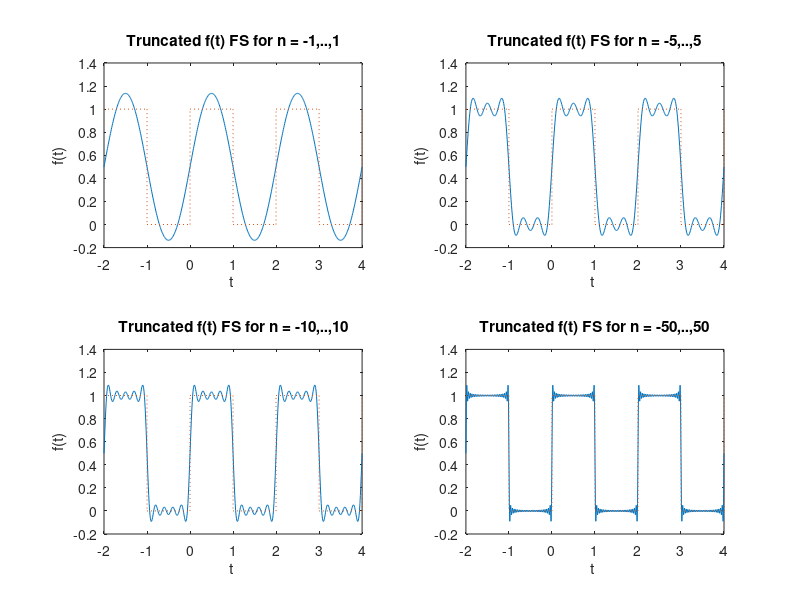
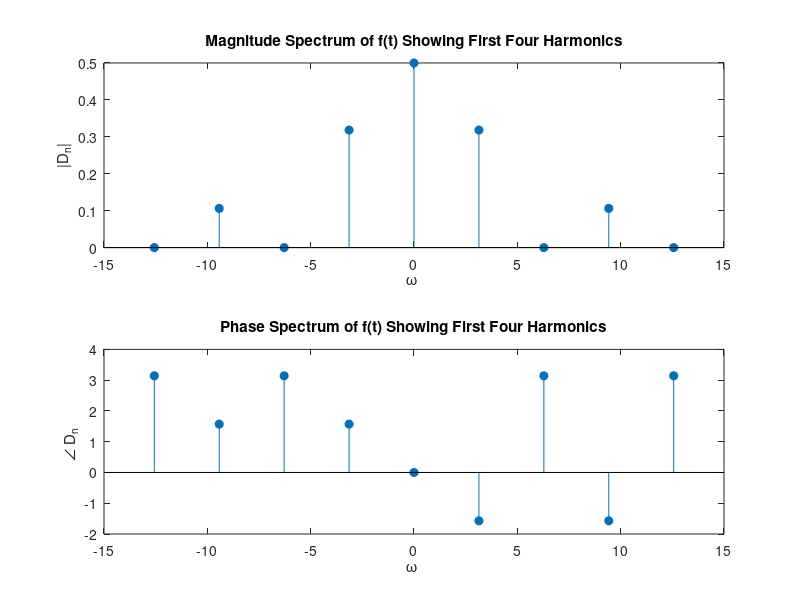

Reproduce these figures in MATLAB, in order.
% *** Plot truncatated FS for various numbers of terms. ***
clear;               	% clear matlab's memory
figure(1); clf; 		% open and clear figure 1
To = 2; wo = 2*pi/To; 	% fundamental period and frequency
D0 = 0.5;           	% signal offset
t = -2:0.01:4;       	% time over which we'll plot signal
N = [1 5 10 50]; 		% +/- values at which we'll truncate FS
for i = 1:4,           	% compute truncated FS for above N values
   f = D0*ones(size(t)); % start out with DC bias term
   for n = -N(i):-1,                        % loop over negative n
      Dn = (1 - exp(-j*n*pi))/(j*2*pi*n);   % Fourier coefficient
      f = f + real(Dn*exp(j*n*wo*t));       % add FS terms
   end;
   
   for n = 1:N(i),                          % loop over positive n
      Dn = (1 - exp(-j*n*pi))/(j*2*pi*n);   % Fourier coefficient
      f = f + real(Dn*exp(j*n*wo*t));       % add FS terms
   end;
   
subplot(2,2,i); 	% plot truncated FS representation of f(t)
plot(t,f); 		% and actual signal
hold on;
plot([-2 -1 -1 0 0 1 1 2 2 3 3 4 4],[1 1 0 0 1 1 0 0 1 1 0 0 1],':');
hold off;
xlabel('t ');
ylabel('f(t)');
titlevec = ['Truncated f(t) FS for n = ' num2str(-N(i)),',..,',num2str(N(i))];
title(titlevec);  
end;
 
% *** Plot exponential magnitude and phase spectra for 1st 4 harmonics
clear;        	% clear matlab's memory
figure(2); clf;  	% open and clear figure 2
To = 2; wo = 2*pi/To;  	% fundamental period and frequency
D0 = 0.5;     		% signal offset, 0 frequency term
i = 1;               	% vector index to help store Dn and w
 
for n = -4:-1,      	% loop over negative n
   Dn(i) = (1 - exp(-j*n*pi))/(j*2*pi*n); %Compute&store fouriercoef.
   w(i) = n*wo;         	% store associated frequency
    i = i + 1;              	% increment vector index   
end;
 
Dn(i) = D0; w(i) = 0;       	% store 0 frequency terms                           
i = i + 1;                  	% increment vector index
 
for n = 1:4,               	% loop over positive n
   Dn(i) = (1 - exp(-j*n*pi))/(j*2*pi*n); %Compute&store Fourier coef.
   w(i) = n*wo;                 % store associated frequency
   i = i + 1;                   % increment vector index;
end;
   
subplot(2,1,1);                 % plot magnitude spectrum of f(t)
stem(w,abs(Dn),'filled');
xlabel('\omega ');
ylabel('|D_n|');
title('Magnitude Spectrum of f(t) Showing First Four Harmonics');
 
subplot(2,1,2);                 % plot phase spectrum of f(t)
stem(w,angle(Dn),'filled');
xlabel('\omega ');
ylabel('\angle D_n ');
title('Phase Spectrum of f(t) Showing First Four Harmonics');
